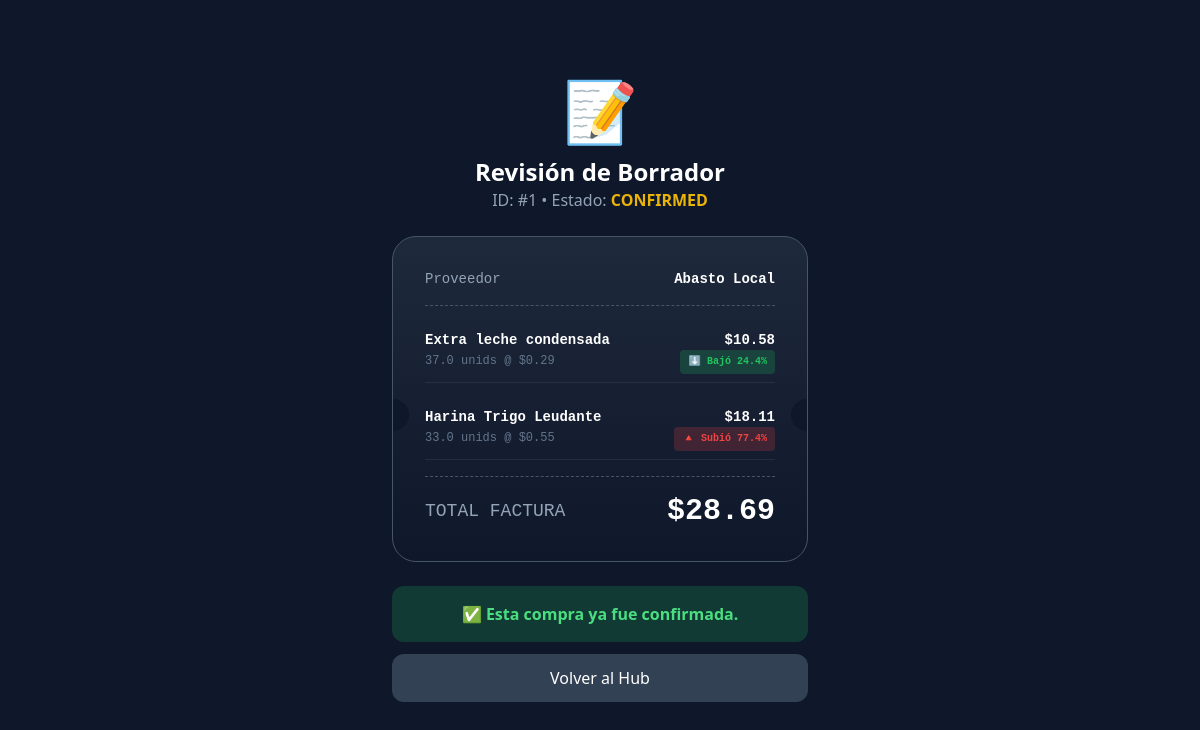
The page /review/1 on the database its author committed.
### models.py (models this page shows, shortened)
class Purchase(db.Model):
    __tablename__ = 'purchases'
    id = db.Column(db.Integer, primary_key=True)
    provider_id = db.Column(db.Integer, db.ForeignKey('providers.id'), nullable=False)
    date = db.Column(db.DateTime, default=datetime.utcnow)
    total_amount = db.Column(db.Float, nullable=False)
    invoice_number = db.Column(db.String(50))
    notes = db.Column(db.String(500))
    status = db.Column(db.String(20), default='draft') # 'draft', 'confirmed', 'cancelled'
    provider = db.relationship('Provider', backref='purchases')
    lines = db.relationship('PurchaseLine', backref='purchase', lazy=True, cascade="all, delete-orphan")

class Provider(db.Model):
    __tablename__ = 'providers'
    id = db.Column(db.Integer, primary_key=True)
    name = db.Column(db.String(100), nullable=False)
    normalized_name = db.Column(db.String(100)) # For duplicate detection
    category = db.Column(db.String(50)) # e.g. Lácteos, Varios
    created_at = db.Column(db.DateTime, default=datetime.utcnow)
    address = db.Column(db.String(200))
    phone = db.Column(db.String(50))
    email = db.Column(db.String(100))
    notes = db.Column(db.String(500))

class CatalogItem(db.Model):
    __tablename__ = 'catalog_items'
    id = db.Column(db.Integer, primary_key=True)
    loyverse_id = db.Column(db.String(100), unique=True) # UUID from Loyverse, if available
    sku = db.Column(db.String(50))
    name = db.Column(db.String(200), nullable=False)
    category_id = db.Column(db.String(100))
    default_unit = db.Column(db.String(20)) # kg, L, und
    is_by_weight = db.Column(db.Boolean, default=False) # New field
    current_cost = db.Column(db.Float, default=0.0) # Local view of cost
    updated_at = db.Column(db.DateTime, default=datetime.utcnow, onupdate=datetime.utcnow)
    is_pending = db.Column(db.Boolean, default=False) # Created ad-hoc, confirmed on purchase

class PurchaseLine(db.Model):
    __tablename__ = 'purchase_lines'
    id = db.Column(db.Integer, primary_key=True)
    purchase_id = db.Column(db.Integer, db.ForeignKey('purchases.id'), nullable=False)
    catalog_item_id = db.Column(db.Integer, db.ForeignKey('catalog_items.id'), nullable=False)
    quantity = db.Column(db.Float, nullable=False)
    unit_cost = db.Column(db.Float, nullable=False)
    total_cost = db.Column(db.Float, nullable=False)
    catalog_item_name = db.Column(db.String(200)) # Snapshot of name at time of purchase
    is_new_item = db.Column(db.Boolean, default=False)
    temp_category = db.Column(db.String(100))
    temp_sku = db.Column(db.String(50))
    temp_is_by_weight = db.Column(db.Boolean, default=False)

### app.py (the view)
@app.route('/review/<int:purchase_id>')
def review_purchase(purchase_id):
    purchase = Purchase.query.get_or_404(purchase_id)
    enriched_lines = []
    has_alerts = False
    for line in purchase.lines:
        cat_item = db.session.get(CatalogItem, line.catalog_item_id)
        old_cost = cat_item.current_cost if cat_item else 0.0
        new_cost = line.unit_cost
        diff = 0
        diff_pct = 0
        status = 'same'
        if old_cost > 0:
            diff = new_cost - old_cost
            if abs(diff) > 0.01:
                diff_pct = (diff / old_cost) * 100
                if diff > 0:
                    status = 'up'
                    has_alerts = True
                else:
                    status = 'down'
        elif new_cost > 0:
             status = 'new'
        enriched_lines.append({
            'line': line,
            'old_cost': old_cost,
            'diff_pct': round(diff_pct, 1),
            'status': status
        })
    return render_template('confirmation.html', purchase=purchase, lines=enriched_lines, has_alerts=has_alerts)

### templates/confirmation.html (shortened to what this page needs)
{% extends "base.html" %}
{% block content %}
<div class="space-y-6 animate-fade-in-down pt-10">
    <div class="text-center">
        <div class="text-6xl mb-4">📝</div>
        <h1 class="text-2xl font-bold text-white">Revisión de Borrador</h1>
        <p class="text-slate-400">ID: #{{ purchase.id }} • Estado: <span class="uppercase text-yellow-500 font-bold">{{
                purchase.status }}</span></p>
    </div>
    <div
        class="glass p-8 rounded-3xl relative overflow-hidden border border-slate-600 bg-gradient-to-b from-slate-800 to-slate-900">
        <div class="absolute -left-4 top-1/2 w-8 h-8 bg-[#0f172a] rounded-full"></div>
        <div class="absolute -right-4 top-1/2 w-8 h-8 bg-[#0f172a] rounded-full"></div>
        <div class="space-y-4 font-mono text-sm">
            <div class="flex justify-between border-b border-dashed border-slate-600 pb-4">
                <span class="text-slate-400">Proveedor</span>
                <span class="text-white font-bold text-right w-1/2">{{ purchase.provider.name }}</span>
            </div>
            {% for item in lines %}
            <div class="py-2 border-b border-slate-700/50">
                <div class="flex justify-between items-start">
                    <div>
                        <span class="text-white font-bold block">{{ item.line.catalog_item_name }}</span>
                        <span class="text-xs text-slate-500">{{ item.line.quantity }} unids @ ${{
                            "%.2f"|format(item.line.unit_cost) }}</span>
                    </div>
                    <div class="text-right">
                        <span class="text-white font-bold text-green-400 block">${{ "%.2f"|format(item.line.total_cost)
                            }}</span>
                        {% if item.status == 'up' %}
                        <span
                            class="inline-flex items-center px-2 py-0.5 rounded text-[10px] font-bold bg-red-500/20 text-red-500 animate-pulse">
                            🔺 Subió {{ item.diff_pct }}%
                        </span>
                        {% elif item.status == 'down' %}
                        <span
                            class="inline-flex items-center px-2 py-0.5 rounded text-[10px] font-bold bg-green-500/20 text-green-500">
                            ⬇️ Bajó {{ item.diff_pct|abs }}%
                        </span>
                        {% elif item.status == 'new' %}
                        <span
                            class="inline-flex items-center px-2 py-0.5 rounded text-[10px] font-bold bg-blue-500/20 text-blue-400">
                            🆕 Nuevo
                        </span>
                        {% endif %}
                    </div>
                </div>
            </div>
            {% endfor %}
            <div class="pt-4 border-t border-dashed border-slate-600 flex justify-between items-center">
                <span class="text-slate-400 text-lg">TOTAL FACTURA</span>
                <div class="text-right">
                    <span class="block text-3xl font-bold text-white">${{ "%.2f"|format(purchase.total_amount) }}</span>
                </div>
            </div>
        </div>
    </div>
    <div class="space-y-3">
        {% if purchase.status == 'draft' %}
        <button onclick="confirmPurchase()" id="saveBtn"
            class="w-full bg-green-600 hover:bg-green-500 text-white font-bold py-4 rounded-xl shadow-lg shadow-green-500/20 text-lg transition-all transform hover:scale-[1.02]">
            🚀 Confirmar e Impactar Costos
        </button>
        <button onclick="window.location.href='/'"
            class="w-full bg-slate-700 hover:bg-slate-600 text-white font-bold py-3 rounded-xl shadow-lg transition-all">
            💾 Guardar y Salir (Borrador)
        </button>
        <button onclick="deleteDraft()"
            class="w-full bg-transparent text-red-400 hover:text-red-300 py-3 font-medium transition-colors border border-red-900/30 rounded-xl">
            🗑 Eliminar Borrador
        </button>
        {% else %}
        <div class="p-4 bg-green-500/20 text-green-400 text-center rounded-xl font-bold">
            ✅ Esta compra ya fue confirmada.
        </div>
        <button onclick="window.location.href='/'" class="w-full bg-slate-700 text-white py-3 rounded-xl">Volver al
            Hub</button>
        {% endif %}
    </div>
</div>
{% endblock %}

### templates/base.html (style rules this page uses)
body { font_family: 'Inter', sans-serif; background-color: #0f172a; color: #f8fafc; }
.glass { background: rgba(30, 41, 59, 0.7); backdrop-filter: blur(10px); border: 1px solid rgba(255, 255, 255, 0.1); }

### rows shown on the page
Purchase: id "1", status "CONFIRMED", total_amount "28.69"
Provider: provider.name "Abasto Local"
CatalogItem: line.catalog_item_name "Extra leche condensada", line.quantity "37.0", diff_pct|abs "24.4"
PurchaseLine: line.unit_cost "0.29", line.total_cost "10.58"
CatalogItem: line.catalog_item_name "Harina Trigo Leudante", line.quantity "33.0", diff_pct "77.4"
PurchaseLine: line.unit_cost "0.55", line.total_cost "18.11"
